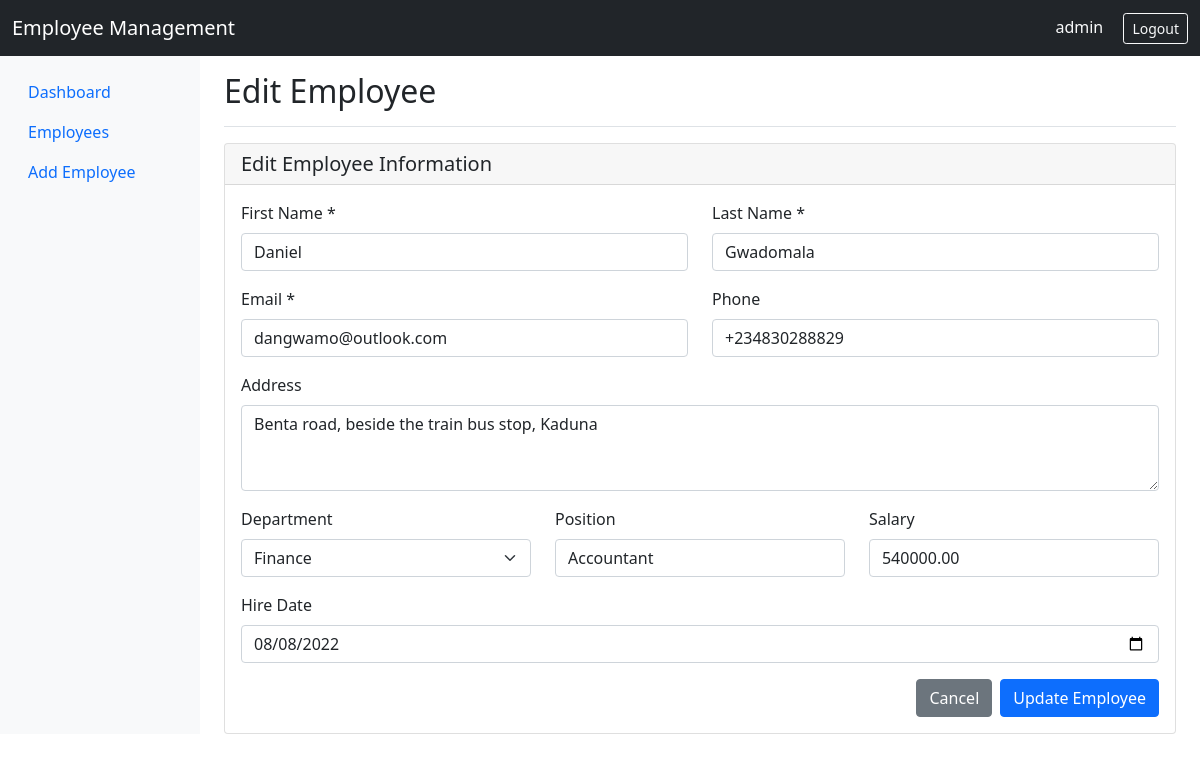
The page /edit_employee.php?id=3 (signed in) on the database its author committed.
### tables this page shows
CREATE TABLE `employees` (
  `id` int(11) NOT NULL,
  `first_name` varchar(50) NOT NULL,
  `last_name` varchar(50) NOT NULL,
  `email` varchar(100) NOT NULL,
  `phone` varchar(20) DEFAULT NULL,
  `address` text DEFAULT NULL,
  `department` varchar(50) DEFAULT NULL,
  `position` varchar(50) DEFAULT NULL,
  `salary` decimal(10,2) DEFAULT NULL,
  `hire_date` date DEFAULT NULL,
  `created_at` timestamp NOT NULL DEFAULT current_timestamp()
);

### edit_employee.php (the view, shortened to what this page needs)
<?php
$database = new Database();
$db = $database->getConnection();
$id = $_GET['id'];
$query = "SELECT * FROM employees WHERE id = :id";
$stmt = $db->prepare($query);
$stmt->bindParam(':id', $id);
$stmt->execute();
$employee = $stmt->fetch(PDO::FETCH_ASSOC);
?>
<!DOCTYPE html>
<html lang="en">
<head>
    <link href="https://cdn.jsdelivr.net/npm/bootstrap@5.1.3/dist/css/bootstrap.min.css" rel="stylesheet">
</head>
<body>
    <?php include 'navbar.php'; ?>
    <div class="container-fluid">
        <div class="row">
            <?php include 'sidebar.php'; ?>
            <main class="col-md-9 ms-sm-auto col-lg-10 px-md-4">
                <div class="d-flex justify-content-between flex-wrap flex-md-nowrap align-items-center pt-3 pb-2 mb-3 border-bottom">
                    <h1 class="h2">Edit Employee</h1>
                </div>
                <div class="card">
                    <div class="card-header">
                        <h5 class="mb-0">Edit Employee Information</h5>
                    </div>
                    <div class="card-body">
                        <form method="POST" action="">
                            <div class="row">
                                <div class="col-md-6 mb-3">
                                    <label for="first_name" class="form-label">First Name *</label>
                                    <input type="text" class="form-control" id="first_name" name="first_name"
                                           value="<?php echo $employee['first_name']; ?>" required>
                                </div>
                                <div class="col-md-6 mb-3">
                                    <label for="last_name" class="form-label">Last Name *</label>
                                    <input type="text" class="form-control" id="last_name" name="last_name"
                                           value="<?php echo $employee['last_name']; ?>" required>
                                </div>
                            </div>
                            <div class="row">
                                <div class="col-md-6 mb-3">
                                    <label for="email" class="form-label">Email *</label>
                                    <input type="email" class="form-control" id="email" name="email"
                                           value="<?php echo $employee['email']; ?>" required>
                                </div>
                                <div class="col-md-6 mb-3">
                                    <label for="phone" class="form-label">Phone</label>
                                    <input type="tel" class="form-control" id="phone" name="phone"
                                           value="<?php echo $employee['phone']; ?>">
                                </div>
                            </div>
                            <div class="mb-3">
                                <label for="address" class="form-label">Address</label>
                                <textarea class="form-control" id="address" name="address" rows="3"><?php echo $employee['address']; ?></textarea>
                            </div>
                            <div class="row">
                                <div class="col-md-4 mb-3">
                                    <label for="department" class="form-label">Department</label>
                                    <select class="form-select" id="department" name="department">
                                        <option value="Finance" <?php echo ($employee['department'] == 'Finance') ? 'selected' : ''; ?>>Finance</option>
                                    </select>
                                </div>
                                <div class="col-md-4 mb-3">
                                    <label for="position" class="form-label">Position</label>
                                    <input type="text" class="form-control" id="position" name="position"
                                           value="<?php echo $employee['position']; ?>">
                                </div>
                                <div class="col-md-4 mb-3">
                                    <label for="salary" class="form-label">Salary</label>
                                    <input type="number" step="0.01" class="form-control" id="salary" name="salary"
                                           value="<?php echo $employee['salary']; ?>">
                                </div>
                            </div>
                            <div class="mb-3">
                                <label for="hire_date" class="form-label">Hire Date</label>
                                <input type="date" class="form-control" id="hire_date" name="hire_date"
                                       value="<?php echo $employee['hire_date']; ?>">
                            </div>
                            <div class="d-flex justify-content-end">
                                <a href="view_employee.php?id=<?php echo $employee['id']; ?>" class="btn btn-secondary me-2">Cancel</a>
                                <button type="submit" class="btn btn-primary">Update Employee</button>
                            </div>
                        </form>
                    </div>
                </div>
            </main>
        </div>
    </div>
</body>
</html>

### rows shown on the page
employees: first_name "Daniel", last_name "Gwadomala", email "dangwamo@outlook.com", phone "+234830288829", address "Benta road, beside the train bus stop, Kaduna", department "Finance", position "Accountant", salary "540000.00", hire_date "08/08/2022"

### other values the page prints
$_SESSION['admin_username'] "admin"
